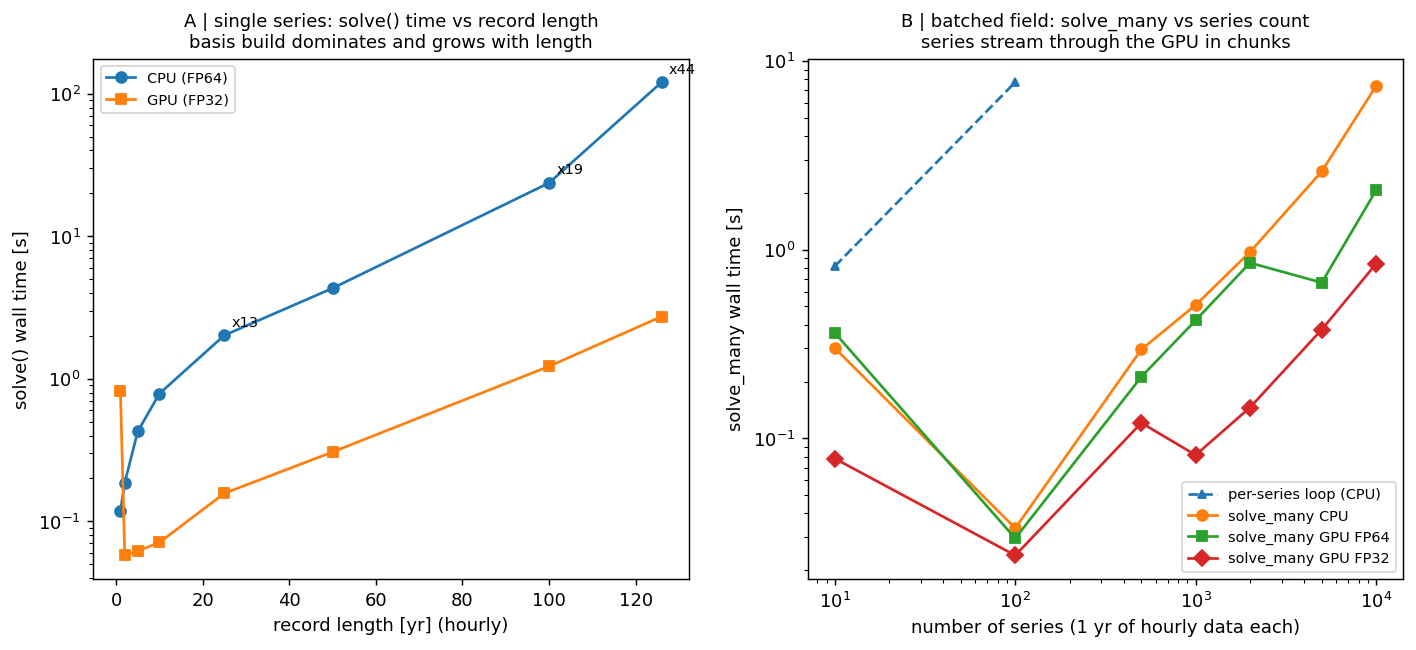

Write the Python code that produced this figure.
"""Performance scaling: why the GPU path exists, in two panels.

Left: single-series `solve(gpu=True)` wall time vs record length — the
harmonic-basis build dominates and grows with record length, so the GPU
advantage grows from ~1x at 1 year to ~10-30x at a century.

Right: batched `solve_many` wall time vs number of series (1 year of hourly
data each) — the naive per-series loop, CPU solve_many, GPU FP64 and GPU
FP32. Beyond GPU memory, series stream through in chunks (`chunk_size`).

Everything is synthetic (a fixed multi-constituent signal with random
amplitudes + noise), so the figure is reproducible anywhere.

Usage:
    python examples/benchmark_scaling.py [--out PNG] [--cpu] [--s-max 10000]
"""

import argparse
import gc
import time
import warnings

import numpy as np

CONSTS = ["M2", "S2", "N2", "K2", "K1", "O1", "P1", "Q1"]
EPOCH = "2000-01-01"


def synth(nt, S, seed=7):
    rng = np.random.default_rng(seed)
    t = np.arange(nt) / 24.0
    fr = [1/12.42, 1/12.0, 1/12.66, 1/11.97, 1/23.93, 1/25.82, 1/163.6, 1/438.3]
    base = sum(np.cos(2*np.pi*f*24*t + i*0.7) for i, f in enumerate(fr))
    X = (rng.uniform(0.5, 1.5, S)[None, :] * base[:, None]
         + 0.05 * rng.standard_normal((nt, S)))
    return t, X


def cleanup():
    gc.collect()
    try:
        import cupy
        cupy.get_default_memory_pool().free_all_blocks()
    except Exception:
        pass


def main():
    ap = argparse.ArgumentParser()
    ap.add_argument("--out", default="benchmark_scaling.png")
    ap.add_argument("--cpu", action="store_true", help="skip all GPU timings")
    ap.add_argument("--s-max", type=int, default=10000)
    args = ap.parse_args()
    warnings.filterwarnings("ignore")

    try:
        import cupy  # noqa: F401
        import cupy.cuda.runtime as _rt
        _rt.getDeviceCount()
        gpu = not args.cpu
    except Exception:
        gpu = False
    from utide import solve, solve_many

    def fit1(t, h, gpu_):
        return solve(t, h, lat=37.8, constit=CONSTS, trend=True, nodal=True,
                     epoch=EPOCH, conf_int="none", gpu=gpu_,
                     gpu_precision="single", verbose=False)

    # ---- A. solve() vs record length ----
    rec_len, rec_cpu, rec_gpu = [], [], []
    for L in [1, 2, 5, 10, 25, 50, 100, 126]:
        t, X = synth(int(8766 * L), 1)
        t0 = time.perf_counter(); fit1(t, X[:, 0], False)
        rec_cpu.append(time.perf_counter() - t0)
        cleanup()
        if gpu:
            t0 = time.perf_counter(); fit1(t, X[:, 0], True)
            rec_gpu.append(time.perf_counter() - t0)
            cleanup()
        rec_len.append(L)
        print(f"[solve] {L:4d} yr: cpu {rec_cpu[-1]:7.2f}s  "
              f"gpu {rec_gpu[-1] if rec_gpu else float('nan'):6.2f}s", flush=True)
        del X

    # ---- B. solve_many vs number of series ----
    S_LIST = [10, 100, 500, 1000, 2000, 5000]
    if args.s_max > 5000:
        S_LIST += [s for s in (10000, 20000) if s <= args.s_max]
    sm = {"S": [], "cpu": [], "gpu64": [], "gpu32": [], "loop": []}
    for S in S_LIST:
        t, X = synth(8766, S)
        t0 = time.perf_counter()
        solve_many(t, X, gpu=False, gappy="ne", constit=CONSTS, trend=True,
                   nodal=True, epoch=EPOCH, lat=37.8, verbose=False)
        sm["cpu"].append(time.perf_counter() - t0)
        cleanup()
        if gpu:
            t0 = time.perf_counter()
            solve_many(t, X, gpu=True, gappy="ne", constit=CONSTS, trend=True,
                       nodal=True, epoch=EPOCH, lat=37.8, verbose=False)
            sm["gpu64"].append(time.perf_counter() - t0)
            cleanup()
            t0 = time.perf_counter()
            solve_many(t, X, gpu=True, gappy="ne", gpu_precision="single",
                       constit=CONSTS, trend=True, nodal=True, epoch=EPOCH,
                       lat=37.8, verbose=False)
            sm["gpu32"].append(time.perf_counter() - t0)
            cleanup()
        else:
            sm["gpu64"].append(np.nan)
            sm["gpu32"].append(np.nan)
        if S <= 100:  # naive per-series loop only where it is not absurd
            t0 = time.perf_counter()
            for k in range(S):
                fit1(t, X[:, k], False)
            sm["loop"].append(time.perf_counter() - t0)
            cleanup()
        else:
            sm["loop"].append(np.nan)
        sm["S"].append(S)
        print(f"[solve_many] S={S:5d}: cpu {sm['cpu'][-1]:6.2f}s  "
              f"gpu64 {sm['gpu64'][-1]:6.2f}s  gpu32 {sm['gpu32'][-1]:6.2f}s  "
              f"loop {sm['loop'][-1]:7.2f}s", flush=True)
        del X
        cleanup()

    # ---- figure ----
    import matplotlib
    matplotlib.use("Agg")
    import matplotlib.pyplot as plt

    fig = plt.figure(figsize=(13.0, 5.2))
    axA = fig.add_subplot(1, 2, 1)
    axA.plot(rec_len, rec_cpu, "o-", label="CPU (FP64)")
    if gpu:
        axA.plot(rec_len, rec_gpu, "s-", label="GPU (FP32)")
        for x_, yc, yg in zip(rec_len, rec_cpu, rec_gpu):
            if x_ in (25, 100, 126):
                axA.annotate(f"x{yc/yg:.0f}", (x_, yc), textcoords="offset points",
                             xytext=(4, 5), fontsize=8)
    axC = axA
    axA.set_xlabel("record length [yr] (hourly)")
    axA.set_ylabel("solve() wall time [s]")
    axA.set_yscale("log")
    axA.set_title("A | single series: solve() time vs record length\n"
                  "basis build dominates and grows with length", fontsize=10)
    axA.legend(fontsize=8)

    axB = fig.add_subplot(1, 2, 2)
    axB.plot(sm["S"], sm["loop"], "^--", ms=4, label="per-series loop (CPU)")
    axB.plot(sm["S"], sm["cpu"], "o-", label="solve_many CPU")
    if gpu:
        axB.plot(sm["S"], sm["gpu64"], "s-", label="solve_many GPU FP64")
        axB.plot(sm["S"], sm["gpu32"], "D-", label="solve_many GPU FP32")
    axB.set_xlabel("number of series (1 yr of hourly data each)")
    axB.set_ylabel("solve_many wall time [s]")
    axB.set_xscale("log")
    axB.set_yscale("log")
    axB.set_title("B | batched field: solve_many vs series count\n"
                  "series stream through the GPU in chunks", fontsize=10)
    axB.legend(fontsize=8)
    fig.savefig(args.out, dpi=130, bbox_inches="tight")
    print(f"[figure] wrote {args.out}", flush=True)


if __name__ == "__main__":
    main()
